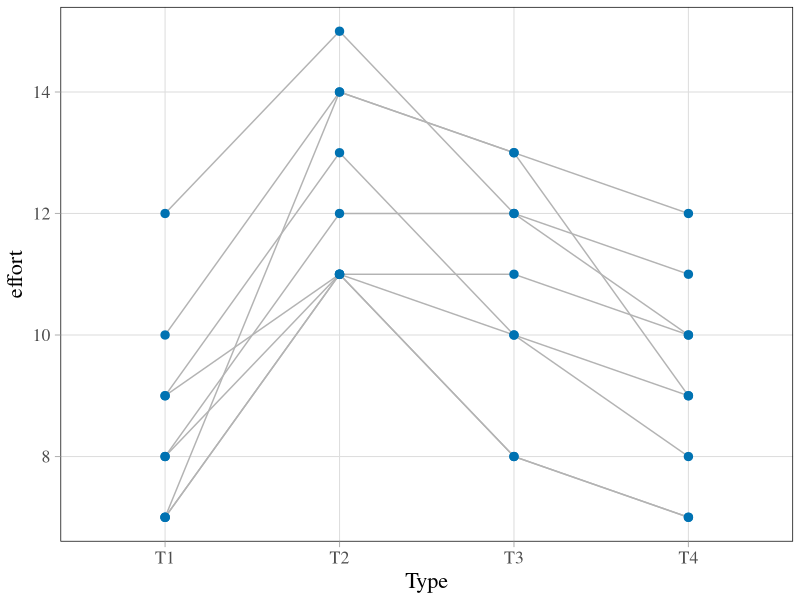
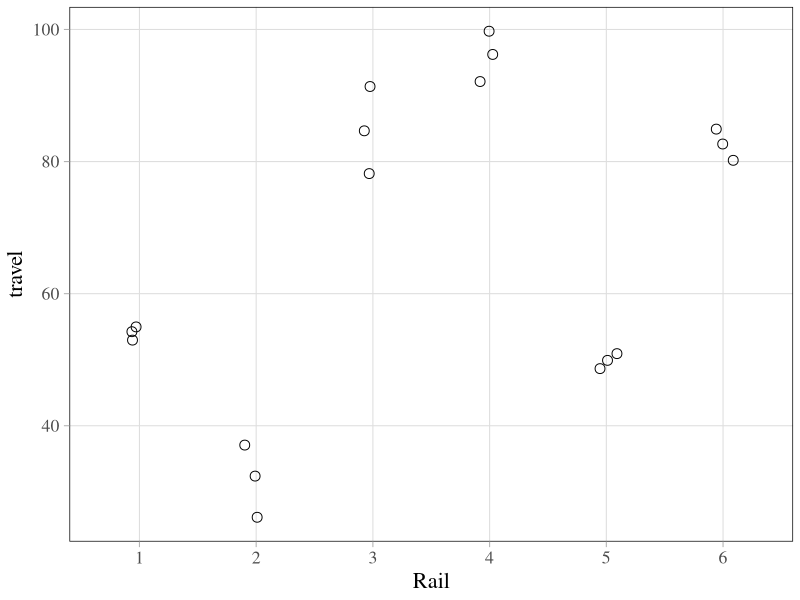
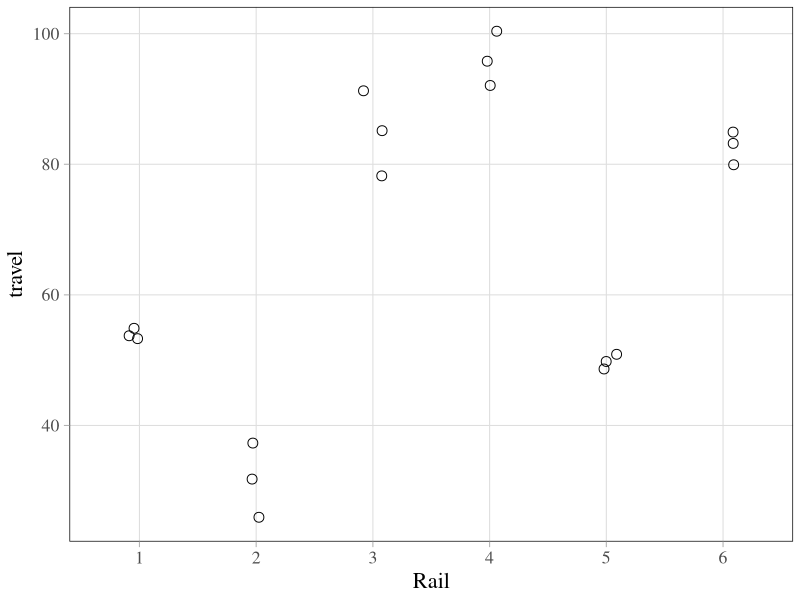
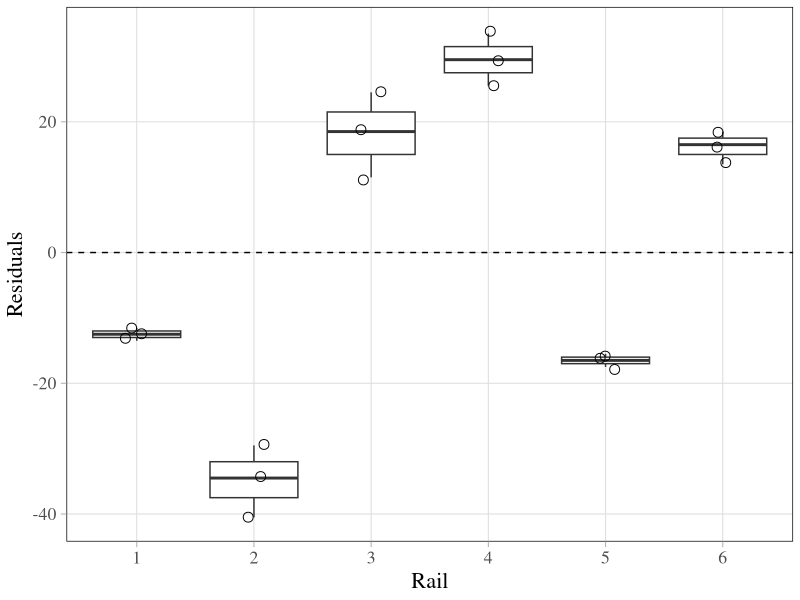
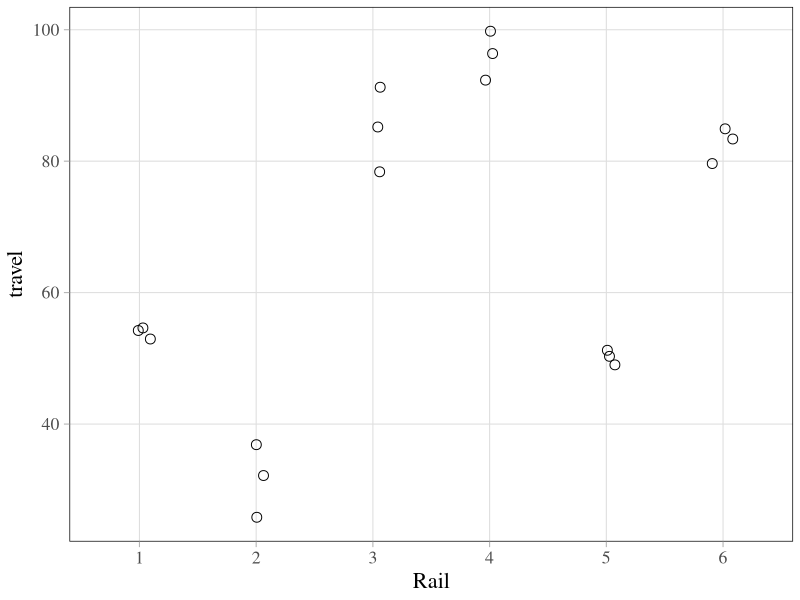
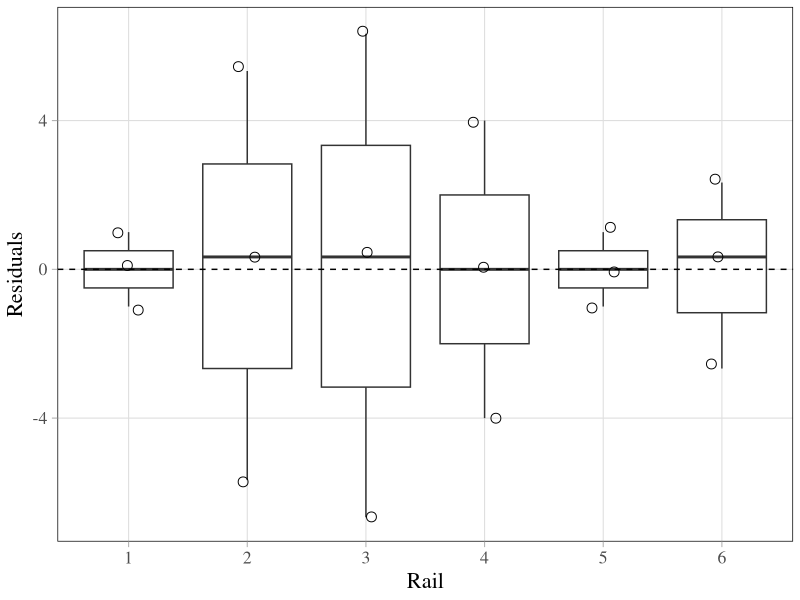
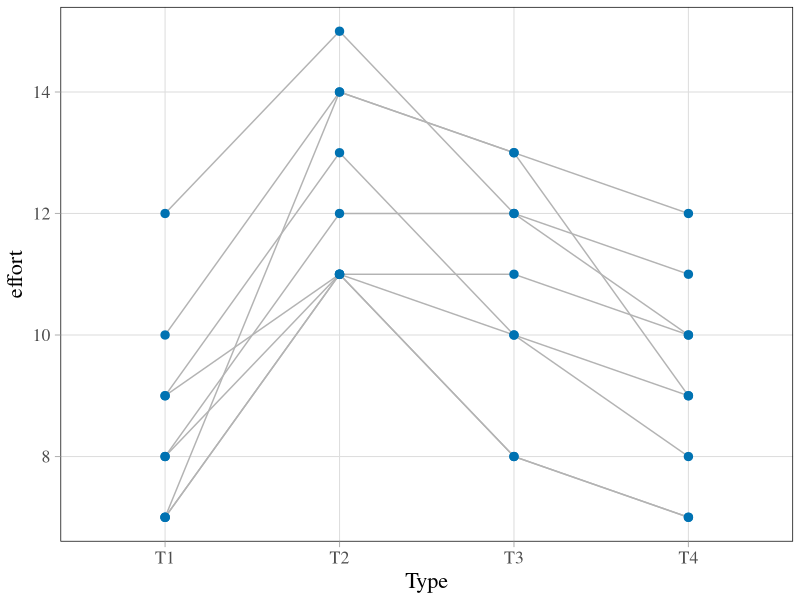
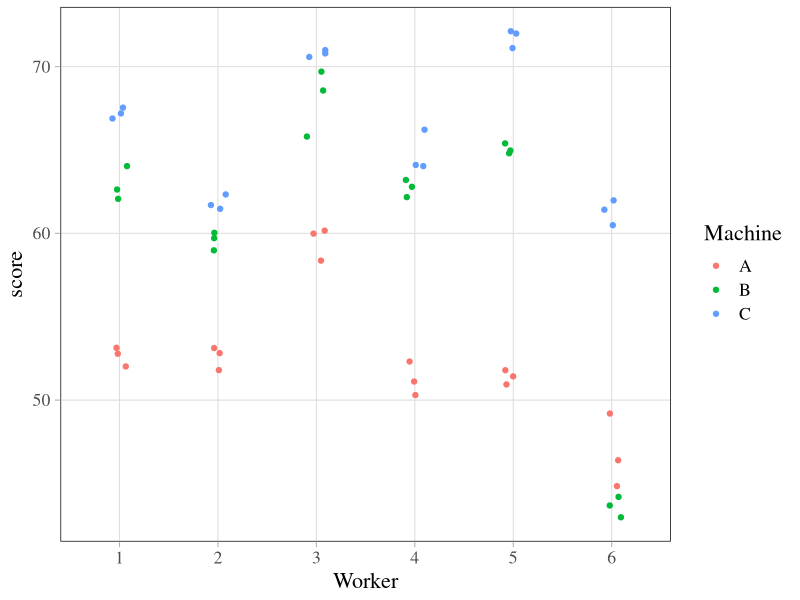

Recreate these plots in R, in order.
## ---- chunk 1
#| echo: false
library(tidyverse)
library(nlme)
library(ggtext)
## ---- chunk 2
#| echo: false
theme_set(
  theme_light(base_size = 16, base_family = "serif") +
    theme(
      legend.background = element_rect(fill = "transparent"),
      legend.key = element_rect(fill = "transparent", color = NA),
      panel.grid.minor = element_blank(),
      panel.border = element_rect(color = "black", linewidth = 0.5, fill = NA),
      plot.margin = margin(5, 5, 5, 5, unit = "pt")
    )
)
## ---- chunk 3
#| echo: false
rmarkdown::paged_table(sleep)
## ---- chunk 4
sleep_group1  <-
  sleep |>
  filter(group == 1) |>
  pull(extra)

sleep_group2  <-
  sleep |>
  filter(group == 2) |>
  pull(extra)

t.test(sleep_group1, sleep_group2, paired = TRUE)
## ---- chunk 5
#| echo: false
fig_ergoStool <-
  ergoStool |>
    mutate(Subject = factor(Subject, levels = as.character(1:9))) |>
    ggplot() +
    geom_line(aes(Type, effort, group = Subject), color = "grey70") +
    geom_point(aes(Type, effort), color = "#0072B2", size = 2.5)
fig_ergoStool
## ---- chunk 6
Stool_aov0 <-
  aov(effort ~ Type + Error(Subject), data = ergoStool)

summary(Stool_aov0)
## ---- chunk 7
#| echo: false
fig_rail <-
  Rail |>
  mutate(Rail = factor(Rail, levels = c("1", "2", "3", "4", "5", "6"))) |>
  ggplot() +
  geom_point(
    aes(Rail, travel),
    size = 3,
    shape = 1,
    position = position_jitter(width = 0.1)
  )

fig_rail

## ---- chunk 8
#| echo: false
#| fig-align: center
fig_rail
## ---- chunk 9
Rail_lm0 <- lm(travel ~ 1, data = Rail)
summary(Rail_lm0)
## ---- chunk 10
#| echo: false
Rail |>
  mutate(Rail = factor(Rail, levels = c("1", "2", "3", "4", "5", "6"))) |>
  mutate(Residuals = resid(Rail_lm0)) |>
  ggplot() +
  geom_boxplot(aes(Rail, Residuals)) +
  geom_point(aes(Rail, Residuals), size = 3, shape = 1, position = position_jitter(width = 0.1)) +
  geom_hline(yintercept = 0, linetype = 2)
## ---- chunk 11
#| echo: false
#| fig-align: center
fig_rail
## ---- chunk 12
Rail_lm1 <- lm(travel ~ Rail - 1, data = Rail)
summary(Rail_lm1)
## ---- chunk 13
#| echo: false
Rail |>
  mutate(Rail = factor(Rail, levels = c("1", "2", "3", "4", "5", "6"))) |>
  mutate(Residuals = resid(Rail_lm1)) |>
  ggplot() +
  geom_boxplot(aes(Rail, Residuals)) +
  geom_point(aes(Rail, Residuals), size = 3, shape = 1, position = position_jitter(width = 0.1)) +
  geom_hline(yintercept = 0, linetype = 2)
## ---- chunk 14
Rail_lme0 <- lme(travel ~ 1, random = ~1 | Rail, data = Rail)
summary(Rail_lme0)
## ---- chunk 15
#| echo: false
#| fig-align: center
fig_ergoStool
## ---- chunk 16
Stool_lme0 <-
  lme(effort ~ Type, random = ~1 | Subject, data = ergoStool)
summary(Stool_lme0)
## ---- chunk 17
#| echo: false
Machines |>
  mutate(Worker = factor(Worker, levels = as.character(1:6))) |>
  ggplot() +
  geom_point(aes(Worker, score, color = Machine), position = position_jitter(width = 0.1))
## ---- chunk 18
Machine_lme0 <-
  lme(score ~ Machine, random = ~1 | Worker, data = Machines)
## ---- chunk 19
#| echo: false
summary(Machine_lme0)
## ---- chunk 20
Machine_lme1 <-
  update(Machine_lme0, random = ~1 | Worker / Machine)
## ---- chunk 21
#| echo: false
summary(Machine_lme1)
## ---- chunk 22
anova(Machine_lme0, Machine_lme1)
## ---- chunk 23
#| echo: false
#| out-width: 100%
Orthodont |>
  filter(Sex == "Male") |>
  ggplot() +
  geom_point(aes(age, distance), colour = "#0072B2") +
  facet_wrap(~ Subject) +
  guides(colour = "none") +
  theme(strip.text = element_text(size = 6))
## ---- chunk 24
#| echo: false
#| out-width: 100%
Orthodont |>
  filter(Sex == "Female") |>
  ggplot() +
  geom_point(aes(age, distance), color = "#D55E00") +
  facet_wrap(~ Subject) +
  guides(colour = "none") +
  theme(strip.text = element_text(size = 6))
## ---- chunk 25
#| code-fold: true
OrthF_lme0 <- lme(distance ~ age, data = Orthodont, random = ~age | Subject)
OrthF_lme1 <- lme(distance ~ age, data = Orthodont, random = ~1 | Subject)
OrthF_lme2 <- lme(distance ~ age, data = Orthodont, random = ~(age - 1) | Subject)
OrthF_lme3 <- lme(distance ~ age + Sex, data = Orthodont, random = ~age | Subject)
OrthF_lme4 <- lme(distance ~ age * Sex, data = Orthodont, random = ~1 | Subject)
OrthF_lme5 <- lme(distance ~ age * Sex, data = Orthodont, random = ~(age - 1) | Subject)
